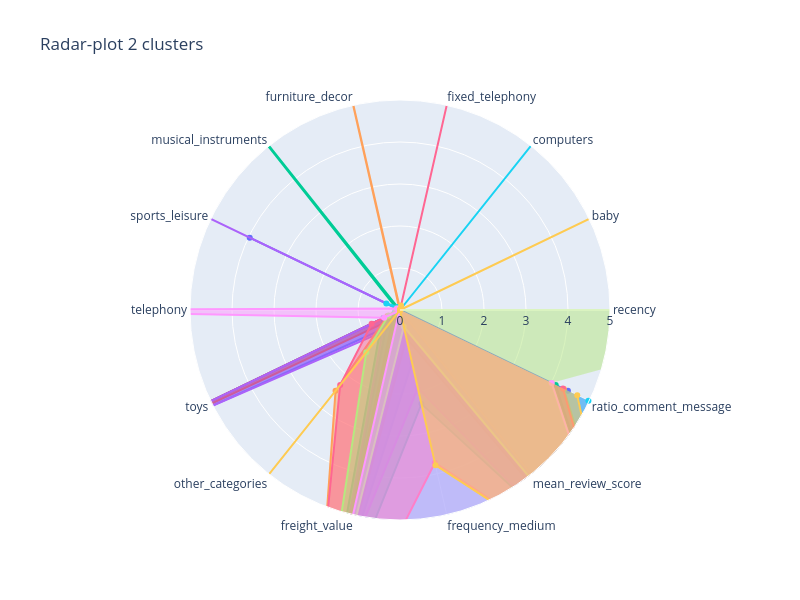

Here is the notebook cell this chart was saved with:
### Code cell
plot_clusters_radar(centroid_normalized_10)

### Figure 1 — Plotly figure (JSON) as saved in the notebook; plotly's stock layout.template omitted (floating-point values rounded to 4 significant figures)
{"data": [{"fill": "toself", "name": "Cluster 0", "r": [0, 0, 3.469e-18, 0, 0, 0, 3.971, 0, 9.332, 0.5397, 7.456, 1.286, 0, 4.437], "theta": ["recency", "baby", "computers", "fixed_telephony", "furniture_decor", "musical_instruments", "sports_leisure", "telephony", "toys", "other_categories", "freight_value", "frequency_medium", "mean_review_score", "ratio_comment_message"], "type": "scatterpolar"}, {"fill": "toself", "name": "Cluster 1", "r": [0, 0, 3.469e-18, 0, 0, 0, 0, 0, 10, 0.2727, 7.701, 0.687, 10, 0], "theta": ["recency", "baby", "computers", "fixed_telephony", "furniture_decor", "musical_instruments", "sports_leisure", "telephony", "toys", "other_categories", "freight_value", "frequency_medium", "mean_review_score", "ratio_comment_message"], "type": "scatterpolar"}, {"fill": "toself", "name": "Cluster 2", "r": [0, 0, 3.469e-18, 0, 0, 10.0, 0.09447, 0, 0.4385, 0.7978, 8.358, 2.293, 8.444, 4.115], "theta": ["recency", "baby", "computers", "fixed_telephony", "furniture_decor", "musical_instruments", "sports_leisure", "telephony", "toys", "other_categories", "freight_value", "frequency_medium", "mean_review_score", "ratio_comment_message"], "type": "scatterpolar"}, {"fill": "toself", "name": "Cluster 3", "r": [5.551e-17, 0, 3.469e-18, 0, 0, 0, 10.0, 0, 8.159, 0.6662, 6.813, 1.906, 9.975, 10], "theta": ["recency", "baby", "computers", "fixed_telephony", "furniture_decor", "musical_instruments", "sports_leisure", "telephony", "toys", "other_categories", "freight_value", "frequency_medium", "mean_review_score", "ratio_comment_message"], "type": "scatterpolar"}, {"fill": "toself", "name": "Cluster 4", "r": [0, 0, 3.469e-18, 0.01603, 10, 0.01603, 0.1257, 0.08013, 0.3303, 2.461, 9.149, 0, 8.603, 4.33], "theta": ["recency", "baby", "computers", "fixed_telephony", "furniture_decor", "musical_instruments", "sports_leisure", "telephony", "toys", "other_categories", "freight_value", "frequency_medium", "mean_review_score", "ratio_comment_message"], "type": "scatterpolar"}, {"fill": "toself", "name": "Cluster 5", "r": [0, 3.469e-18, 10.0, 0, 0, 0.09217, 0.3614, 0, 0.1383, 0, 8.448, 10.0, 9.264, 4.979], "theta": ["recency", "baby", "computers", "fixed_telephony", "furniture_decor", "musical_instruments", "sports_leisure", "telephony", "toys", "other_categories", "freight_value", "frequency_medium", "mean_review_score", "ratio_comment_message"], "type": "scatterpolar"}, {"fill": "toself", "name": "Cluster 6", "r": [0, 0, 3.469e-18, 10, 0, 0.03182, 0.02495, 0, 0.7503, 2.284, 9.861, 3.729, 8.337, 4.306], "theta": ["recency", "baby", "computers", "fixed_telephony", "furniture_decor", "musical_instruments", "sports_leisure", "telephony", "toys", "other_categories", "freight_value", "frequency_medium", "mean_review_score", "ratio_comment_message"], "type": "scatterpolar"}, {"fill": "toself", "name": "Cluster 7", "r": [10.0, 0, 3.469e-18, 0.06298, 0, 0.02099, 0.08232, 0.09447, 0.3026, 1.289, 8.938, 0.4027, 8.375, 3.999], "theta": ["recency", "baby", "computers", "fixed_telephony", "furniture_decor", "musical_instruments", "sports_leisure", "telephony", "toys", "other_categories", "freight_value", "frequency_medium", "mean_review_score", "ratio_comment_message"], "type": "scatterpolar"}, {"fill": "toself", "name": "Cluster 8", "r": [0, 0, 0, 0.02623, 0, 0.03935, 0.08229, 10, 0.4191, 0.02766, 10, 5.17, 8.329, 4.009], "theta": ["recency", "baby", "computers", "fixed_telephony", "furniture_decor", "musical_instruments", "sports_leisure", "telephony", "toys", "other_categories", "freight_value", "frequency_medium", "mean_review_score", "ratio_comment_message"], "type": "scatterpolar"}, {"fill": "toself", "name": "Cluster 9", "r": [0, 10, 3.469e-18, 0.1117, 0, 0, 0, 0, 0, 10, 0, 3.79, 8.336, 4.684], "theta": ["recency", "baby", "computers", "fixed_telephony", "furniture_decor", "musical_instruments", "sports_leisure", "telephony", "toys", "other_categories", "freight_value", "frequency_medium", "mean_review_score", "ratio_comment_message"], "type": "scatterpolar"}], "layout": {"height": 600, "polar": {"angularaxis": {"type": "category"}, "radialaxis": {"autorange": false, "range": [0, 5], "type": "linear", "visible": true}}, "showlegend": false, "title": {"text": "Radar-plot 2 clusters"}, "width": 800}}
